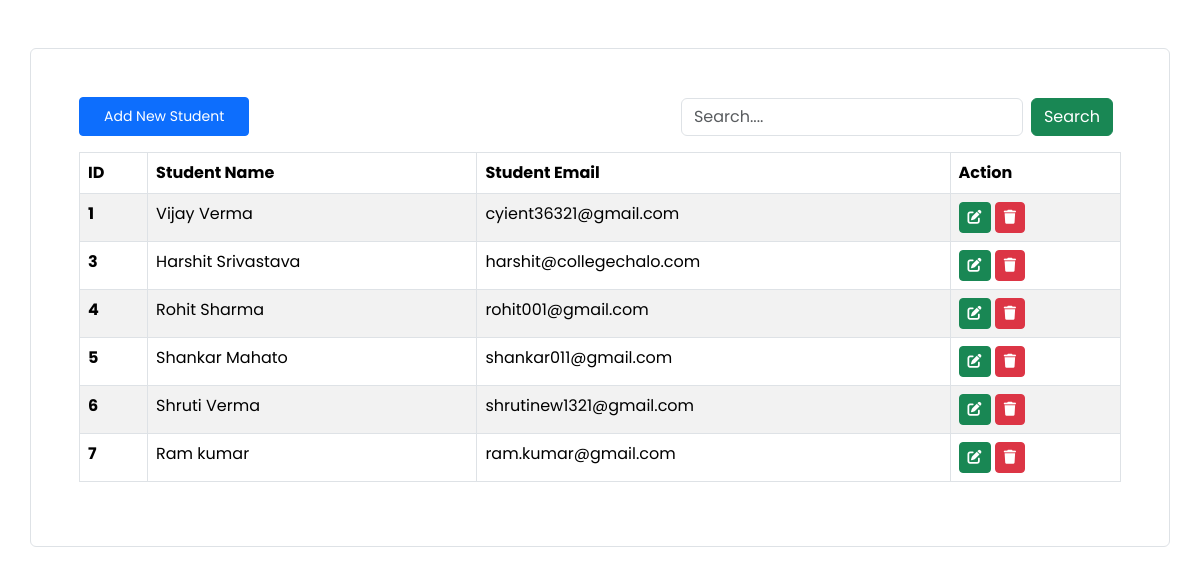
The page / on the database its author committed.
### crudapp/models.py (models this page shows, shortened)
class Student(models.Model):
    name = models.CharField(max_length=100, verbose_name="Student Name")
    email = models.EmailField(max_length=277, verbose_name="Student Email")

### crudapp/views.py (the view, shortened to what this page needs)
# urls.py: path("", views.index, name='index'),
def index(request):
    students = Student.objects.all
    query = ""
    context = {
        "students" : students,
        'query':query
         }
    return render(request, 'index.html', context=context)

### crudapp/templates/index.html (shortened to what this page needs)
<!doctype html>
<html lang="en">
  <head>
    <link href="https://cdn.jsdelivr.net/npm/bootstrap@5.3.2/dist/css/bootstrap.min.css" rel="stylesheet">
    <link rel="stylesheet" href="https://cdnjs.cloudflare.com/ajax/libs/font-awesome/6.4.2/css/all.min.css" />
  </head>
  <body>
    <div class="container mt-5 p-5 border rounded">
        <div class="d-flex justify-content-between align-items-center">
            <a href="" data-bs-toggle="modal" data-bs-target="#addStudentModal" class="btn btn-primary px-4 py-2 btn-sm">Add New Student</a>
            <div>
                <form action="" method="post" class="d-flex">
                    <input type="search" name="searchquery" value="{{query}}" class="form-control" placeholder="Search....">
                    <button class="btn btn-success mx-2" name="search">Search</button>
                </form>
            </div>
        </div>
    <table class="table table-striped mt-3 table-bordered">
      <thead>
        <tr>
          <th scope="col">ID</th>
          <th scope="col">Student Name</th>
          <th scope="col">Student Email</th>
          <th scope="col">Action</th>
        </tr>
      </thead>
      <tbody>
        {% for student in students %}
          <tr>
            <th>{{student.id}}</th>
            <td>{{student.name}}</td>
            <td>{{student.email}}</td>
            <td><a href="" data-bs-toggle="modal" data-bs-target="#updateStudentModal_{{student.id}}" class="btn btn-success btn-sm"><i class="fa-solid fa-pen-to-square"></i></a>
            <a href="" data-bs-toggle="modal" data-bs-target="#deleteStudentModal_{{student.id}}" class="btn btn-danger btn-sm"><i class="fa-solid fa-trash"></i></a></td>
          </tr>
        {% endfor %}
      </tbody>
    </table>
    </div>
  </body>
</html>

### crudapp/templates/index.html (style rules this page uses)
* { font-family: 'Poppins', sans-serif; }

### rows shown on the page
Student: id "1", name "Vijay Verma", email "cyient36321@gmail.com"
Student: id "3", name "Harshit Srivastava", email "harshit@collegechalo.com"
Student: id "4", name "Rohit Sharma", email "rohit001@gmail.com"
Student: id "5", name "Shankar Mahato", email "shankar011@gmail.com"
Student: id "6", name "Shruti Verma", email "shrutinew1321@gmail.com"
Student: id "7", name "Ram kumar", email "ram.kumar@gmail.com"
